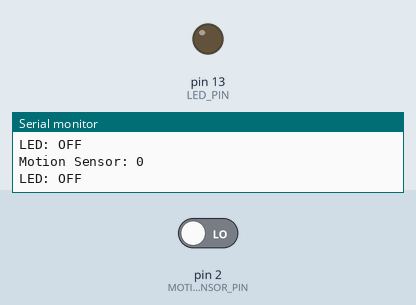
Bench run of a sketch on a simulated Arduino Uno, built with avr-gcc and run on an emulated ATmega328P. On the bench: output pins drawn as LEDs (lit = HIGH), the last lines printed to the serial monitor. The inputs (shaded band) are chosen by the test bench; at power-on: pin 2 (MOTION_SENSOR_PIN) LOW.

Above: at 2.8 s.
2.9 s: pin 2 (MOTION_SENSOR_PIN) driven HIGH
At 3.4 s:
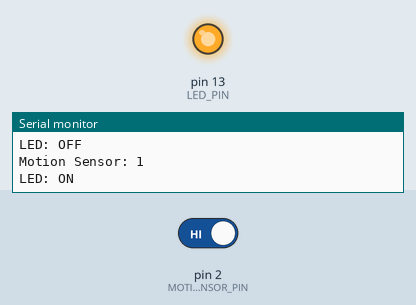
4.5 s: pin 2 (MOTION_SENSOR_PIN) driven LOW
At 6.2 s:
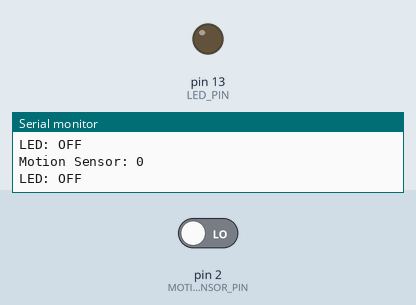
Timing chart, 0 to 7.7 s (numbered marks = the images above; inputs shaded):
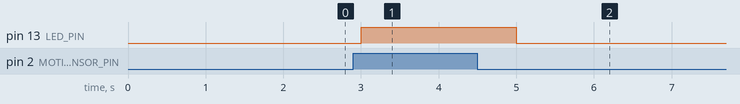

The sketch:

pir_sensor_M1_T1P.ino
```cpp
#define MOTION_SENSOR_PIN 2
#define LED_PIN 13
int motionState = 0;

  void setup()
  {
    Serial.begin(9600);
    pinMode(MOTION_SENSOR_PIN, INPUT);
    pinMode(LED_PIN, OUTPUT);
  }
  void loop()
  {
    motionState = digitalRead(MOTION_SENSOR_PIN);
    Serial.print("Motion Sensor: ");
    Serial.println(motionState);
    if (motionState == HIGH)
    {
      digitalWrite(LED_PIN, HIGH);
      Serial.println("LED: ON");
    }
    else
    {
      digitalWrite(LED_PIN, LOW);
      Serial.println("LED: OFF");
    }
    delay(1000);

  }
```

Measured:
- after the input at 2.9 s, pin 13 (LED_PIN): LOW → HIGH after 0.10 s
- after the input at 4.5 s, pin 13 (LED_PIN): HIGH → LOW after 0.50 s
